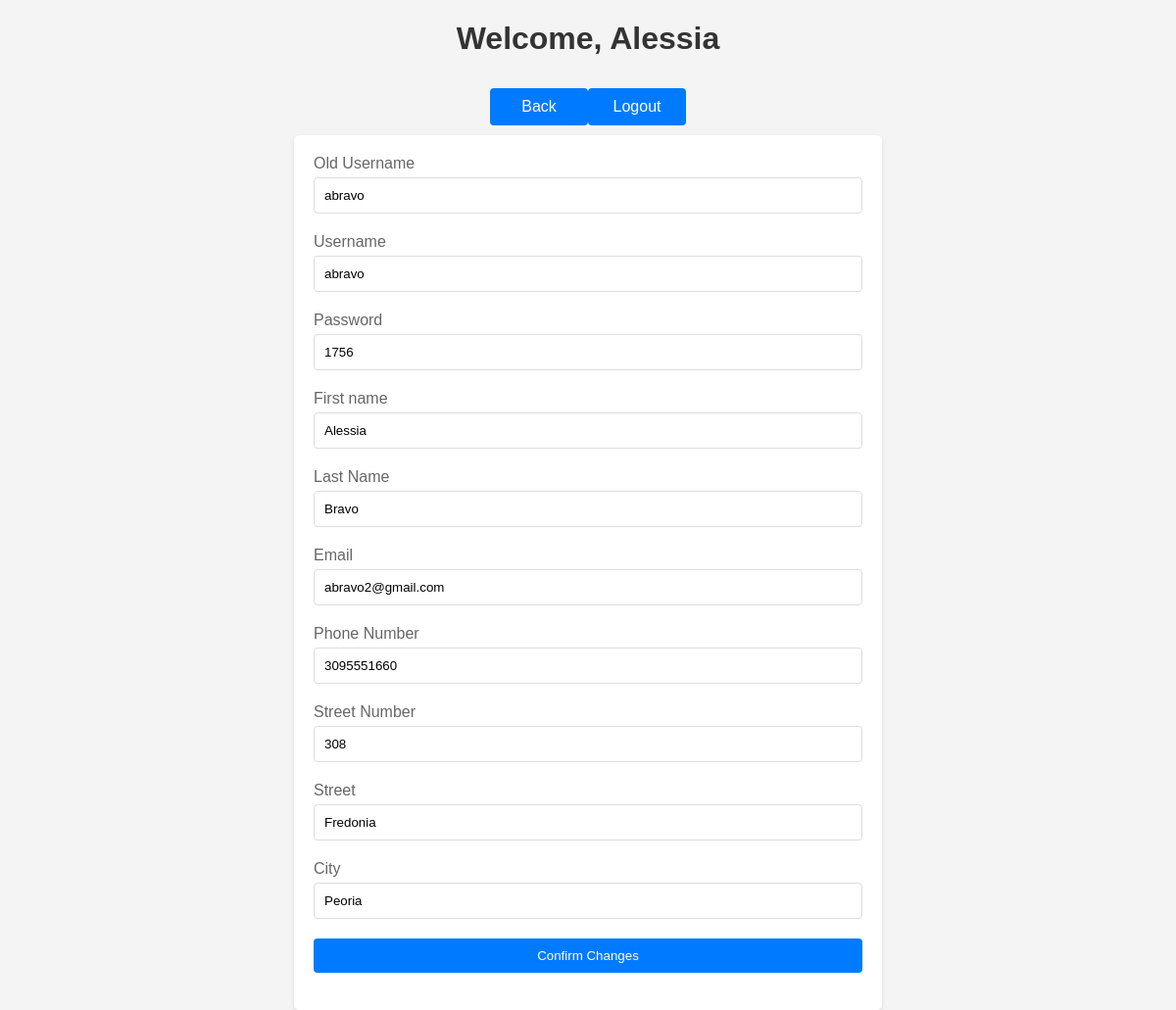
The app's page /admin-stuffs/admin-validateClientUpdate.php?ticket=10103 (signed in) with its own data.
### tables this page shows
CREATE TABLE `altereduser` (
  `ticket_id` varchar(10) NOT NULL,
  `username` varchar(20) NOT NULL,
  `password` varchar(20) DEFAULT NULL,
  `f_name` varchar(20) DEFAULT NULL,
  `l_name` varchar(20) DEFAULT NULL,
  `email` varchar(50) DEFAULT NULL,
  `phone_num` varchar(10) DEFAULT NULL,
  `street_num` varchar(10) DEFAULT NULL,
  `street` varchar(20) DEFAULT NULL,
  `city` varchar(20) DEFAULT NULL
);

CREATE TABLE `ticket` (
  `ticket_id` varchar(10) NOT NULL,
  `ticket_owner` varchar(20) DEFAULT NULL,
  `priority` varchar(1) DEFAULT NULL,
  `description` varchar(20) DEFAULT NULL,
  `timestamp` datetime DEFAULT NULL
);

### includes/functions.php (called while the page is built, shortened)
<?php
    require_once 'db.php';
    function getTicketUpdate($ticketID) {
        global $conn;
        $query = "SELECT ticket_id, username, password, f_name, l_name, email, phone_num, street_num, street, city FROM alteredUser WHERE ticket_id ='".$ticketID."'";
        $result = mysqli_query($conn, $query);
        return $result;
    }
    function getOneTicket($ticketID) {
        global $conn;
        $query = "SELECT ticket_id, ticket_owner, priority, description, timestamp FROM ticket WHERE ticket_id ='".$ticketID."'";
        $result = mysqli_query($conn, $query);
        return $result;
    }
?>

### admin-stuffs/admin-validateClientUpdate.php (the view, shortened to what this page needs)
<!DOCTYPE html PUBLIC "-//W3C//DTD HTML 4.01 Transitional//EN"
    "http://www.w3.org/TR/html4/loose.dtd">
    <?php
    require_once('../includes/db.php');
    require_once('../includes/functions.php');
    if(isset($_GET['ticket'])) {
        $theTicket = $_GET['ticket'];
    }
?>
<html>
<head>
<link rel="stylesheet" href="../styles/styles.css">
</head>
<body>
    <h1>Welcome, <?php echo mysqli_fetch_assoc(getTicketUpdate($theTicket))['f_name'] ?></h1>
    <div class="nav">
        <a href="../admin.php">Back</a>
        <a href="?logout=true">Logout</a>
    </div>
    <div id="content">
    <div class="frm">
        <form autocomplete="off" method="post" action=<?php echo "./validateClientUpdate.php?ticket=" .mysqli_fetch_assoc(getTicketUpdate($theTicket))['ticket_id'] ."" ?>>
            <label>Old Username</label>
            <input value= <?php echo mysqli_fetch_assoc(getOneTicket($theTicket))['ticket_owner'] ?> type="text" name="oldUser" id="oldUser" />
            <label>Username</label>
            <input value= <?php echo mysqli_fetch_assoc(getTicketUpdate($theTicket))['username'] ?> type="text" name="user" id="user" />
            <label>Password</label>
            <input value= <?php echo mysqli_fetch_assoc(getTicketUpdate($theTicket))['password'] ?> type="text" name="pass" id="pass" />
            <label>First name</label>
            <input value= <?php echo mysqli_fetch_assoc(getTicketUpdate($theTicket))['f_name'] ?> type="text" name="fname" id="fname" />
            <label>Last Name</label>
            <input value= <?php echo mysqli_fetch_assoc(getTicketUpdate($theTicket))['l_name'] ?> type="text" name="lname" id="lname" />
            <label>Email</label>
            <input value= <?php echo mysqli_fetch_assoc(getTicketUpdate($theTicket))['email'] ?> type="text" name="emailer" id="emailer" />
            <label>Phone Number</label>
            <input value= <?php echo mysqli_fetch_assoc(getTicketUpdate($theTicket))['phone_num'] ?> type="text" name="pnum" id="pnum" />
            <label>Street Number</label>
            <input value= <?php echo mysqli_fetch_assoc(getTicketUpdate($theTicket))['street_num'] ?> type="text" name="streetnum" id="streetnum" />
            <label>Street</label>
            <input value= <?php echo mysqli_fetch_assoc(getTicketUpdate($theTicket))['street'] ?> type="text" name="street" id="street" />
            <label>City</label>
            <input value= <?php echo mysqli_fetch_assoc(getTicketUpdate($theTicket))['city'] ?> type="text" name="city" id="city" />
            <input type="submit" id="btn" value="Confirm Changes"/>
        </form>
        <br>
    </div>
    </div>
</body>
</html>

### styles/styles.css (style rules this page uses)
* { box-sizing: border-box; }
body { font-family: Arial; background-color: #f4f4f4; margin: 0; padding: 0; justify-content: center; align-items: center; }
.nav { padding: 10px; display: flex; justify-content: center; }
.frm { background-color: #fff; padding: 20px; border-radius: 5px; box-shadow: 0 2px 4px rgba(0, 0, 0, 0.1); margin-left: auto; margin-right:auto; width: 600px; }
h1 { color: #333; text-align: center; }
label { display: block; margin-bottom: 5px; color: #666; }
input[type="text"] { width: 100%; padding: 10px; margin-bottom: 20px; border: 1px solid #ddd; border-radius: 4px; box-sizing: border-box; }
input[type="submit"] { width: 100%; padding: 10px; background-color: #007bff; color: #fff; border: none; border-radius: 4px; cursor: pointer; }
a { width: 100px; padding: 10px; background-color: #007bff; color: #fff; border: none; border-radius: 4px; cursor: pointer; text-decoration: none; text-align: center; }

### records on screen
altereduser: f_name "Alessia", user "abravo", pass "1756", fname "Alessia", lname "Bravo", emailer "abravo2@gmail.com", pnum "3095551660", streetnum "308", street "Fredonia", city "Peoria"
ticket: oldUser "abravo"
